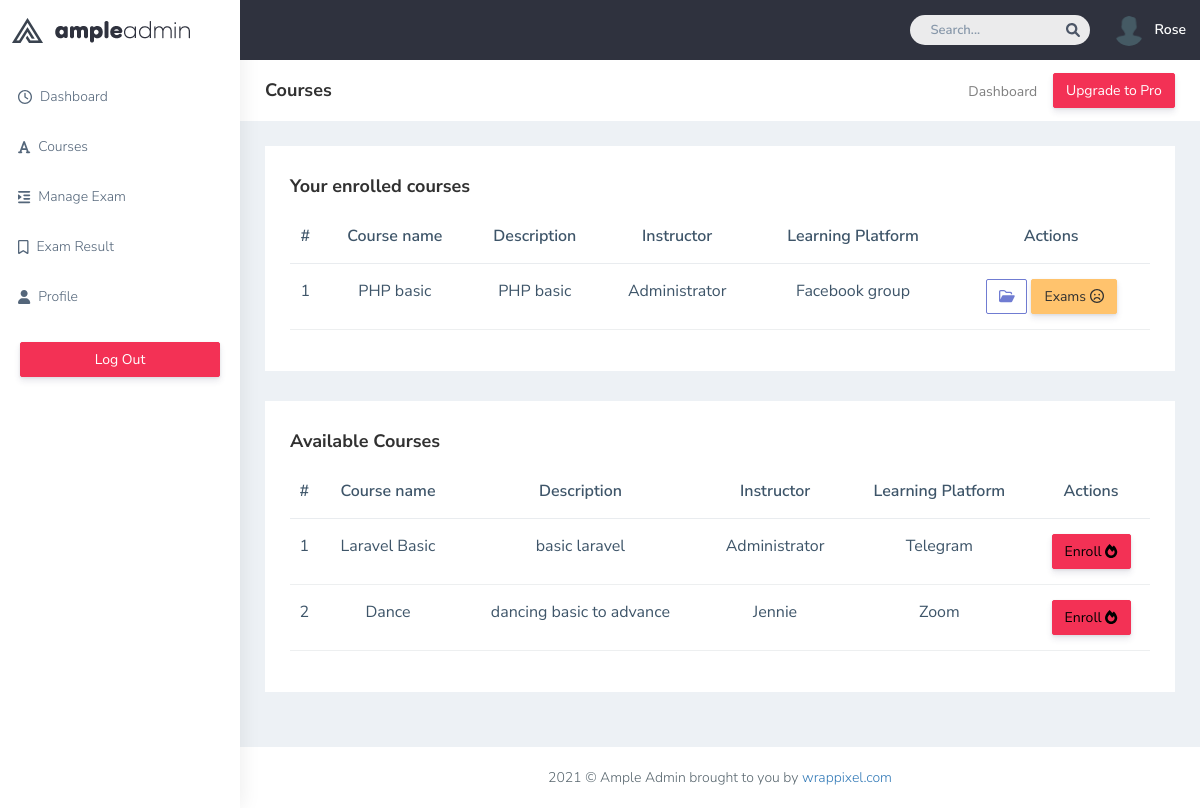
The app's page /courses.php (signed in) with its own data.
### tables this page shows
CREATE TABLE `users` (
  `id` int(11) NOT NULL,
  `slug` varchar(225) NOT NULL,
  `username` varchar(200) NOT NULL,
  `email` varchar(200) NOT NULL,
  `password` varchar(200) NOT NULL,
  `role` varchar(200) DEFAULT NULL,
  `address` varchar(250) DEFAULT NULL,
  `phone_no` varchar(200) DEFAULT NULL,
  `image` varchar(250) DEFAULT NULL
);

CREATE TABLE `courses` (
  `id` int(11) NOT NULL,
  `name` varchar(200) NOT NULL,
  `slug` varchar(255) NOT NULL,
  `platform` varchar(250) DEFAULT NULL,
  `description` text DEFAULT NULL,
  `outline` text DEFAULT NULL,
  `create_date` date DEFAULT NULL,
  `lunch_date` date DEFAULT NULL
);

CREATE TABLE `courses_users` (
  `id` int(11) NOT NULL,
  `course_id` int(11) NOT NULL,
  `user_id` int(11) NOT NULL
);

### core/classes/DB.php (called while the page is built, shortened)
<?php
class DB
{
    private static $dbh = null;
    private static $res,$data,$count,$sql;
    public function __construct()
    {
        self::$dbh = new PDO("mysql:host=localhost;dbname=ample-onlinequiz","root","");
        self::$dbh->setAttribute(PDO::ATTR_ERRMODE,PDO::ERRMODE_EXCEPTION);
    }
    public function query($params = [])
    {
        self::$res = self::$dbh->prepare(self::$sql);
        self::$res->execute($params);
        return $this;
    }
    public function getAll()
    {
        $this->query();
        self::$data = self::$res->fetchAll(PDO::FETCH_OBJ);
        return self::$data;
    }
    public function getOne()
    {
        $this->query();
        self::$data = self::$res->fetch(PDO::FETCH_OBJ);
        return self::$data;
    }
    public static function table($table_name)
    {
        $sql = "select * from $table_name";
        self::$sql = $sql;
        $db = new DB();
        return $db;
    }
    public function orderBy($col,$value)
    {
        self::$sql .= " order by $col $value";
        $this->query();
        return $this;
    }
    public function where($col,$operator,$value = 1)
    {
        if(func_num_args() == 2)
        {
            self::$sql .= " where $col = '$operator'";
        }
        else
        {
            self::$sql .= " where $col $operator '$value'";
        }
        $this->query();
        return $this;
    }
    public static function raw($sql)
    {
        self::$sql = $sql;
        $db = new DB();
        return $db;
    }
}
?>

### core/classes/User.php (called while the page is built, shortened)
<?php
class User{
     public static function auth()
     {
         if(isset($_SESSION['user_id'])){
             $user_id = $_SESSION['user_id'];
             return DB::table('users')->where('id',$user_id)->getOne();
         }else{
             return false;
         }
     }
}

### core/classes/Course.php (called while the page is built, shortened)
<?php
class Course{
    public static function ofThisStudent($user_id)
    {
        $stu_course = DB::raw("select courses.*,users.username from courses_students
        join courses on courses.id = courses_students.course_id
        join users on courses_students.student_id = users.id
        where users.id = $user_id
        ")->orderBy('id','desc')->getAll();
        return $stu_course;
    }
    public static function ofNotThisUser($user_id)
    {
        $user_notcourse = DB::raw("select * from courses
                                where courses.id !=
                                all(select courses.id from courses_users
                                join courses on courses_users.course_id = courses.id
                                where courses_users.user_id = $user_id)
                                and courses.id !=
                                all(select courses.id from courses_students
                                join courses on courses_students.course_id = courses.id
                                where courses_students.student_id = $user_id)
                                ")->getAll();
                return $user_notcourse;
    }
}
?>

### courses.php (the view, shortened to what this page needs)
<?php require_once "inc/header.php";
$user = User::auth();
$stu_course = Course::ofThisStudent($user->id);
$user_notcourse = Course::ofNotThisUser($user->id);
?>
        <div class="page-wrapper">
            <div class="page-breadcrumb bg-white">
                <div class="row align-items-center">
                    <div class="col-lg-3 col-md-4 col-sm-4 col-xs-12">
                        <h4 class="page-title">Courses</h4>
                    </div>
                    <div class="col-lg-9 col-sm-8 col-md-8 col-xs-12">
                        <div class="d-md-flex">
                            <ol class="breadcrumb ms-auto">
                                <li><a href="index.php" class="fw-normal">Dashboard</a></li>
                            </ol>
                            <a href="index.php" target="_blank"
                                class="btn btn-danger  d-none d-md-block pull-right ms-3 hidden-xs hidden-sm waves-effect waves-light text-white">Upgrade
                                to Pro</a>
                        </div>
                    </div>
                </div>
            </div>
            <div class="container-fluid">
                <?php $counter =1;
                if($courseStudent): ?>
                <div class="row">
                    <div class="col-sm-12">
                        <div class="white-box">
                            <h3 class="box-title">Your enrolled courses</h3>
                            <div class="table-responsive">
                                <table class="table text-nowrap text-center">
                                    <thead>
                                        <tr>
                                            <th class="border-top-0">#</th>
                                            <th class="border-top-0">Course name</th>
                                            <th class="border-top-0">Description</th>
                                            <th class="border-top-0">Instructor</th>
                                            <th class="border-top-0">Learning Platform</th>
                                            <th class="border-top-0">Actions</th>
                                        </tr>
                                    </thead>
                                    <tbody>
                                        <?php foreach($stu_course as $c):
                                             $ins_id = DB::table('courses_users')->where('course_id',$c->id)->getOne()->user_id;
                                             $ins_name = DB::table('users')->where('id',$ins_id)->getOne()->username;
                                        ?>
                                        <tr>
                                            <td><?=  $counter++; ?></td>
                                            <td><?= $c->name; ?></td>
                                            <td><?= $c->description; ?></td>
                                            <td><?= $ins_name;?></td>
                                            <td><?= $c->platform; ?></td>
                                            <td>
                                                <a href="" class="btn btn-outline-primary"> <i class="far fa-folder-open"></i> </a>
                                                <a href="exams.php" class="btn btn-warning text-dark">Exams <i class="far fa-frown "></i> </a>
                                            </td>
                                        </tr>
                                       <?php endforeach; ?>
                                    </tbody>
                                </table>
                            </div>
                        </div>
                    </div>
                </div>
                <?php endif; ?>
                <?php $counter =1; if($user_notcourse): ?>
                <div class="row">
                    <div class="col-sm-12">
                        <div class="white-box">
                            <h3 class="box-title">Available Courses</h3>
                            <div class="table-responsive">
                                <table class="table text-nowrap text-center">
                                    <thead>
                                        <tr>
                                            <th class="border-top-0">#</th>
                                            <th class="border-top-0">Course name</th>
                                            <th class="border-top-0">Description</th>
                                            <th class="border-top-0">Instructor</th>
                                            <th class="border-top-0">Learning Platform</th>
                                            <th class="border-top-0">Actions</th>
                                        </tr>
                                    </thead>
                                    <tbody>
                                        <?php foreach($user_notcourse as $c):
                                             $ins_id = DB::table('courses_users')->where('course_id',$c->id)->getOne()->user_id;
                                             $ins_name = DB::table('users')->where('id',$ins_id)->getOne()->username;
                                        ?>
                                        <tr>
                                            <td><?= $counter++; ?></td>
                                            <td><?= $c->name; ?></td>
                                            <td><?= $c->description; ?></td>
                                            <td><?= $ins_name;?></td>
                                            <td><?= $c->platform; ?></td>
                                            <td>
                                                <a href="enroll-course.php?slug=<?= $c->slug ?>" class="btn btn-danger " onclick="">Enroll <i class="fas fa-fire"> </i> </a>
                                            </td>
                                        </tr>
                                       <?php endforeach; ?>
                                    </tbody>
                                </table>
                            </div>
                        </div>
                    </div>
                </div>
                <?php endif; ?>
            </div>
            <footer class="footer text-center"> 2021 © Ample Admin brought to you by <a
                    href="https://www.wrappixel.com/">wrappixel.com</a>
            </footer>
        </div>
  <?php require_once "inc/footer.php" ?>

### inc/header.php (shortened to what this page needs)
<?php
if((User::auth()))
{
    $user = User::auth();
    $courseStudent = DB::table('courses_students')->where('student_id',$user->id)->getAll();
}
?>
<!DOCTYPE html>
<html dir="ltr" lang="en">
<head>
    <link href="template/css/style.min.css" rel="stylesheet">
    <link rel="stylesheet" href="https://cdnjs.cloudflare.com/ajax/libs/font-awesome/6.0.0-beta2/css/all.min.css" />
</head>
<body>
    <div id="main-wrapper" data-layout="vertical" data-navbarbg="skin5" data-sidebartype="full"
        data-sidebar-position="absolute" data-header-position="absolute" data-boxed-layout="full">
        <header class="topbar" data-navbarbg="skin5">
            <nav class="navbar top-navbar navbar-expand-md navbar-dark">
                <div class="navbar-header" data-logobg="skin6">
                    <a class="navbar-brand" href="dashboard.html">
                        <b class="logo-icon">
                            <img src="template/plugins/images/logo-icon.png" alt="homepage" />
                        </b>
                        <span class="logo-text">
                            <img src="template/plugins/images/logo-text.png" alt="homepage" />
                        </span>
                    </a>
                </div>
                <div class="navbar-collapse collapse" id="navbarSupportedContent" data-navbarbg="skin5">
                    <ul class="navbar-nav ms-auto d-flex align-items-center">
                        <li class=" in">
                            <form role="search" class="app-search d-none d-md-block me-3">
                                <input type="text" placeholder="Search..." class="form-control mt-0">
                                <a href="" class="active">
                                    <i class="fa fa-search"></i>
                                </a>
                            </form>
                        </li>
                        <?php if(User::auth()):
                                 $user = User::auth();
                        ?>
                        <li>
                            <a class="profile-pic" href="profile.php">
                                <img src="<?= $user->image ?>" alt="user-img" width="30" style="border-radius: 50%;"
                                    class="img-circle"><span class="text-white font-medium"><?= $user->username ?></span></a>
                        </li>
                        <?php endif; ?>
                    </ul>
                </div>
            </nav>
        </header>
        <aside class="left-sidebar" data-sidebarbg="skin6">
            <div class="scroll-sidebar">
                <nav class="sidebar-nav">
                    <ul id="sidebarnav">
                        <li class="sidebar-item pt-2">
                            <a class="sidebar-link waves-effect waves-dark sidebar-link" href="index.php"
                                aria-expanded="false">
                                <i class="far fa-clock" aria-hidden="true"></i>
                                <span class="hide-menu mx-2">Dashboard</span>
                            </a>
                        </li>
                        <?php if(isset($user)): ?>
                        <li class="sidebar-item">
                            <a class="sidebar-link waves-effect waves-dark sidebar-link" href="courses.php"
                                aria-expanded="false">
                                <i class="fa fa-font" aria-hidden="true"></i>
                                <span class="hide-menu mx-2">Courses</span>
                            </a>
                        </li>
                        <li class="sidebar-item">
                            <a class="sidebar-link waves-effect waves-dark sidebar-link" href="exams.php"
                                aria-expanded="false">
                                <i class="fas fa-indent" aria-hidden="true"></i>
                                <span class="hide-menu mx-2">Manage Exam</span>
                            </a>
                        </li>
                        <li class="sidebar-item">
                            <a class="sidebar-link waves-effect waves-dark sidebar-link" href="exam-result.php"
                                aria-expanded="false">
                                <i class="far fa-bookmark" aria-hidden="true"></i>
                                <span class="hide-menu mx-2">Exam Result</span>
                            </a>
                        </li>
                        <li class="sidebar-item">
                            <a class="sidebar-link waves-effect waves-dark sidebar-link" href="profile.php"
                                aria-expanded="false">
                                <i class="fa fa-user" aria-hidden="true"></i>
                                <span class="hide-menu mx-2">Profile</span>
                            </a>
                        </li>
                        <li class="text-center p-20 upgrade-btn">
                            <a href="logout.php"
                                class="btn d-grid btn-danger text-white">
                                Log Out</a>
                        </li>
                        <?php endif; ?>
                    </ul>
                </nav>
            </div>
        </aside>

### records on screen
users: image (placeholder picture), username "Rose"
courses: name "PHP basic", description "PHP basic", id.username "Administrator", platform "Facebook group"
courses: name "Laravel Basic", description "basic laravel", id.username "Administrator", platform "Telegram"
courses: name "Dance", description "dancing basic to advance", id.username "Jennie", platform "Zoom"
